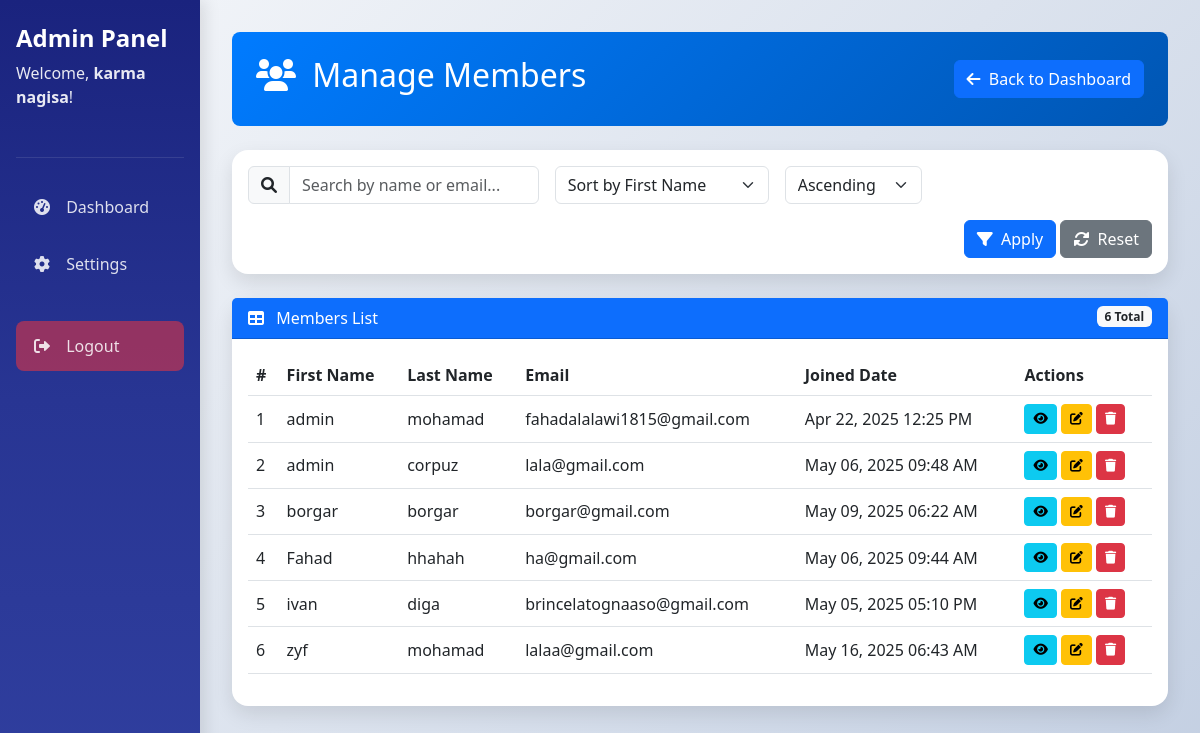
The page /members_crud.php (signed in) on the database its author committed.
### tables this page shows
CREATE TABLE `users` (
  `id` int(11) NOT NULL,
  `username` varchar(50) NOT NULL,
  `firstName` varchar(50) NOT NULL,
  `lastName` varchar(50) NOT NULL,
  `email` varchar(50) NOT NULL,
  `is_new_member` tinyint(1) DEFAULT 1,
  `password` varchar(255) NOT NULL,
  `created_at` timestamp NOT NULL DEFAULT current_timestamp(),
  `role` varchar(50) NOT NULL,
  `profile_picture` varchar(255) DEFAULT NULL,
  `membership_status` varchar(50) NOT NULL DEFAULT 'Active',
  `creator_id` int(11) DEFAULT NULL,
  `joined_date` date DEFAULT NULL,
  `status` varchar(50) DEFAULT NULL,
  `updated_at` datetime DEFAULT NULL
);

### members_crud.php (the view, shortened to what this page needs)
<?php
include 'db.php';
$user_id = $_SESSION['user_id'];
$user_result = $conn->query("SELECT firstName, lastName FROM users WHERE id = $user_id");
$user = $user_result->fetch_assoc();
$search = $_GET['search'] ?? '';
$sort = $_GET['sort'] ?? 'firstName';
$sort_direction = $_GET['direction'] ?? 'ASC';
$query = "SELECT id, firstName, lastName, email,
          created_at, updated_at
          FROM users WHERE role = 'user'";
$sort_dir = strtoupper($sort_direction) === 'DESC' ? 'DESC' : 'ASC';
$query .= " ORDER BY $sort $sort_dir";
$result = $conn->query($query);
$members = [];
while ($row = $result->fetch_assoc()) {
    $members[] = $row;
}
$total_members = count($members);
function formatDateTime($datetime) {
    $timestamp = strtotime($datetime);
    return date('M d, Y h:i A', $timestamp);
}
?>
<!DOCTYPE html>
<html lang="en">
<head>
  <link href="https://cdn.jsdelivr.net/npm/bootstrap@5.3.0/dist/css/bootstrap.min.css" rel="stylesheet" />
  <link rel="stylesheet" href="https://cdnjs.cloudflare.com/ajax/libs/font-awesome/6.0.0/css/all.min.css" />
</head>
<body>
<div class="container-fluid">
  <div class="row">
    <div class="col-md-2 sidebar">
      <div class="sidebar-header">
        <h4>Admin Panel</h4>
        <p class="welcome-text">Welcome, <span class="user-name"><?php echo htmlspecialchars($user['firstName']) . ' ' . htmlspecialchars($user['lastName']); ?></span>!</p>
      </div>
      <a href="admin_dashboard.php" class="sidebar-link <?php echo basename($_SERVER['PHP_SELF']) == 'admin_dashboard.php' ? 'active' : ''; ?>">
        <i class="fas fa-tachometer-alt"></i> Dashboard
      </a>
      <a href="settings.php" class="sidebar-link <?php echo basename($_SERVER['PHP_SELF']) == 'settings.php' ? 'active' : ''; ?>">
        <i class="fas fa-cog"></i> Settings
      </a>
      <a href="#" onclick="logoutConfirmation()" class="sidebar-link logout-btn">
        <i class="fas fa-sign-out-alt"></i> Logout
      </a>
    </div>
    <div class="col-md-10 content-area">
      <div class="page-header">
        <h2><i class="fas fa-users me-2"></i> Manage Members</h2>
        <a href="admin_dashboard.php" class="btn btn-primary back-btn">
          <i class="fas fa-arrow-left me-1"></i> Back to Dashboard
        </a>
      </div>
      <div class="card card-box mb-4">
        <div class="card-body">
          <form method="GET" action="" class="row g-3">
            <div class="col-md-4">
              <div class="input-group">
                <span class="input-group-text"><i class="fas fa-search"></i></span>
                <input type="text" class="form-control" name="search" placeholder="Search by name or email..." value="<?= htmlspecialchars($search); ?>">
              </div>
            </div>
            <div class="col-md-3">
              <select class="form-select" name="sort">
                <option value="firstName" <?= $sort == 'firstName' ? 'selected' : '' ?>>Sort by First Name</option>
              </select>
            </div>
            <div class="col-md-2">
              <select class="form-select" name="direction">
                <option value="ASC" <?= $sort_direction == 'ASC' ? 'selected' : '' ?>>Ascending</option>
              </select>
            </div>
            <div class="col-md-3"></div>
            <div class="col-md-12 text-end">
              <button type="submit" class="btn btn-primary"><i class="fas fa-filter me-1"></i> Apply</button>
              <a href="members_crud.php" class="btn btn-secondary"><i class="fas fa-sync-alt me-1"></i> Reset</a>
            </div>
          </form>
        </div>
      </div>
      <div class="card card-box">
        <div class="card-header bg-primary text-white">
          <i class="fas fa-table me-2"></i> Members List
          <span class="badge bg-light text-dark float-end"><?= $total_members; ?> Total</span>
        </div>
        <div class="card-body">
          <?php if ($total_members > 0): ?>
            <div class="table-responsive">
              <table class="table table-hover align-middle">
                <thead>
                  <tr>
                    <th>#</th>
                    <th>First Name</th>
                    <th>Last Name</th>
                    <th>Email</th>
                    <th>Joined Date</th>
                    <th>Actions</th>
                  </tr>
                </thead>
                <tbody>
                  <?php foreach ($members as $index => $member): ?>
                    <tr>
                      <td><?= $index + 1; ?></td>
                      <td><?= htmlspecialchars($member['firstName']); ?></td>
                      <td><?= htmlspecialchars($member['lastName']); ?></td>
                      <td><?= htmlspecialchars($member['email']); ?></td>
                      <td><?= formatDateTime($member['created_at']); ?></td>
                      <td class="action-btns">
                        <button class="btn btn-info btn-sm" title="View Member Details" data-bs-toggle="modal" data-bs-target="#viewMemberModal<?= $member['id']; ?>">
                          <i class="fas fa-eye"></i>
                        </button>
                        <button class="btn btn-warning btn-sm" title="Edit Member" data-bs-toggle="modal" data-bs-target="#editMemberModal<?= $member['id']; ?>">
                          <i class="fas fa-edit"></i>
                        </button>
                        <form method="POST" onsubmit="return confirm('Delete this member?');" style="display:inline;">
                          <button type="submit" name="delete_member" class="btn btn-danger btn-sm" title="Delete Member">
                            <i class="fas fa-trash"></i>
                          </button>
                        </form>
                      </td>
                    </tr>
                  <?php endforeach; ?>
                </tbody>
              </table>
            </div>
          <?php else: ?>
            <div class="alert alert-info"><i class="fas fa-info-circle me-2"></i> No members found.</div>
          <?php endif; ?>
        </div>
      </div>
    </div>
  </div>
</div>
</body>
</html>

### members_crud.php (style rules this page uses)
body { background: linear-gradient(135deg, #f5f7fa 0%, #c3cfe2 100%); font-family: 'Segoe UI', Tahoma, Geneva, Verdana, sans-serif; }
.sidebar { min-height: 100vh; background: linear-gradient(180deg, #1a237e 0%, #283593 50%, #303f9f 100%); color: white; padding: 1.5rem 1rem; box-shadow: 5px 0 15px rgba(0,0,0,0.1); z-index: 1000; }
.sidebar-header { padding-bottom: 1.5rem; margin-bottom: 1.5rem; border-bottom: 1px solid rgba(255,255,255,0.1); }
.sidebar-header h4 { font-weight: 700; font-size: 1.5rem; margin-bottom: 0.5rem; color: #fff; }
.sidebar a { color: rgba(255,255,255,0.85); display: block; padding: 0.8rem 1rem; text-decoration: none; border-radius: 0.5rem; margin-bottom: 0.5rem; transition: all 0.3s ease; font-weight: 500; }
.sidebar a i { margin-right: 10px; width: 20px; text-align: center; }
.logout-btn { margin-top: 2rem; background-color: rgba(220, 53, 69, 0.6); color: white; transition: all 0.3s ease; }
.welcome-text { color: rgba(255,255,255,0.9); font-weight: 500; margin-bottom: 1.5rem; }
.user-name { font-weight: 700; }
.card-box { border-radius: 1rem; box-shadow: 0 8px 20px rgba(0,0,0,0.1); border: none; transition: transform 0.3s ease, box-shadow 0.3s ease; margin-bottom: 1.5rem; }
.action-btns .btn { padding: 0.25rem 0.5rem; font-size: 0.8rem; }
.page-header { background: linear-gradient(135deg, #007bff 0%, #0056b3 100%); color: white; padding: 1.5rem; border-radius: 0.5rem; margin-bottom: 1.5rem; display: flex; justify-content: space-between; align-items: center; }
.content-area { padding: 2rem; }
.back-btn { transition: all 0.3s ease; }

### rows shown on the page
users: firstName "karma", lastName "nagisa"
users: firstName "admin", lastName "mohamad", email "fahadalalawi1815@gmail.com", created_at "Apr 22, 2025 12:25 PM"
users: firstName "admin", lastName "corpuz", email "lala@gmail.com", created_at "May 06, 2025 09:48 AM"
users: firstName "borgar", lastName "borgar", email "borgar@gmail.com", created_at "May 09, 2025 06:22 AM"
users: firstName "Fahad", lastName "hhahah", email "ha@gmail.com", created_at "May 06, 2025 09:44 AM"
users: firstName "ivan", lastName "diga", email "brincelatognaaso@gmail.com", created_at "May 05, 2025 05:10 PM"
users: firstName "zyf", lastName "mohamad", email "lalaa@gmail.com", created_at "May 16, 2025 06:43 AM"

### other values the page prints
$total_members "6"
